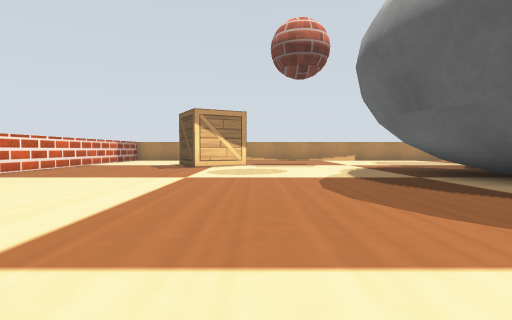
view 1 (above)

21 first-person views from a walk through a world built for the Webots simulator. The camera is 0.03 m above the floor, tilts 2° down and sees 80° across. The floor is counted in squares, 0.05 m on a side. Each view is taken from the middle of a square. On the plan, view 1 faces up. The plan holds only what a view shows up to about 9 squares ahead; the rest is blank. The robots in the file are not drawn. Webots' stock objects and surfaces are drawn as simple stand-ins.

view 2
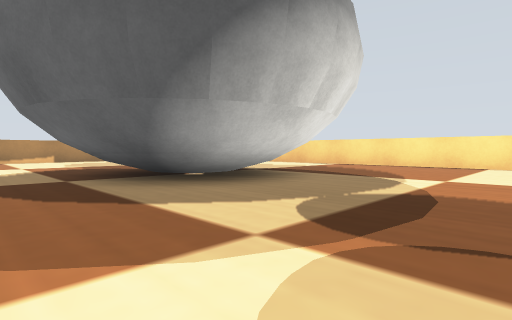

view 3
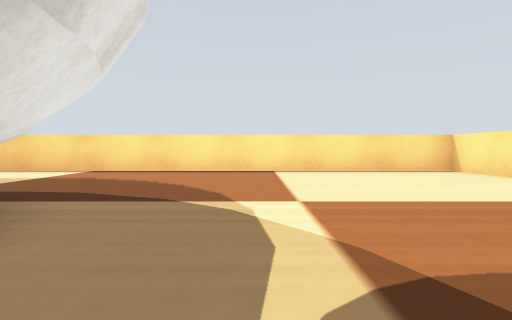

view 4
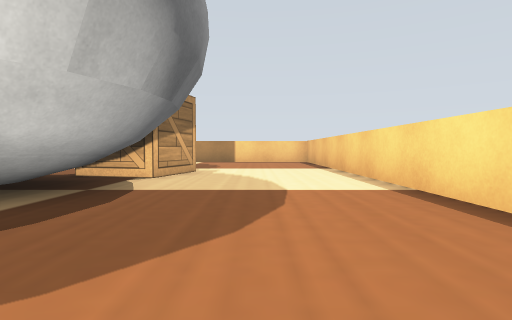

view 5
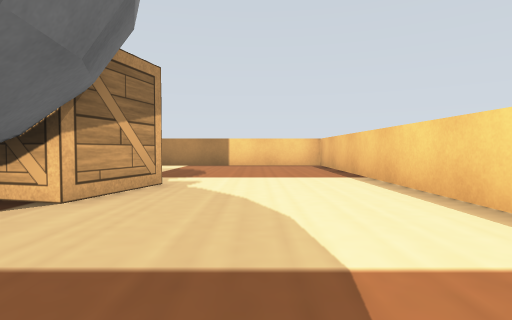

view 6
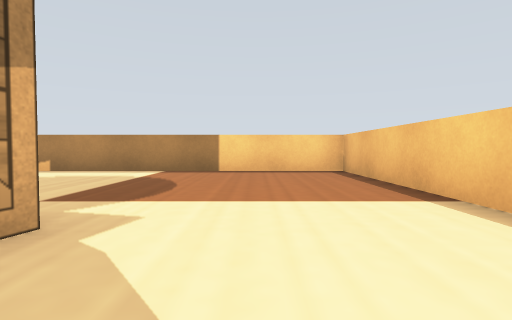

view 7
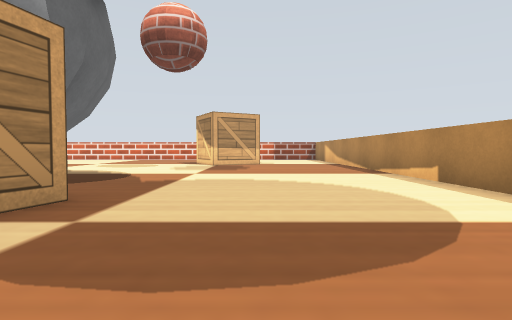

view 8
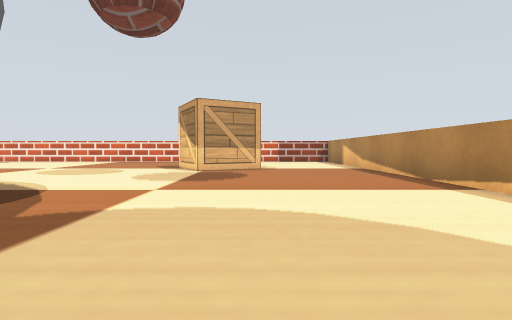

view 9
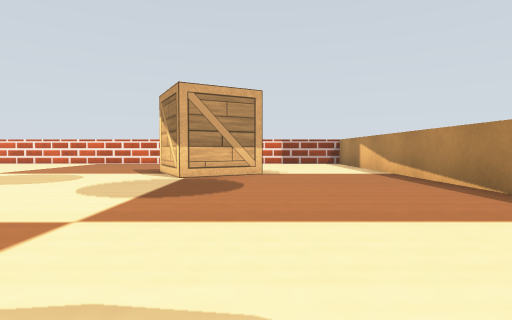

view 10
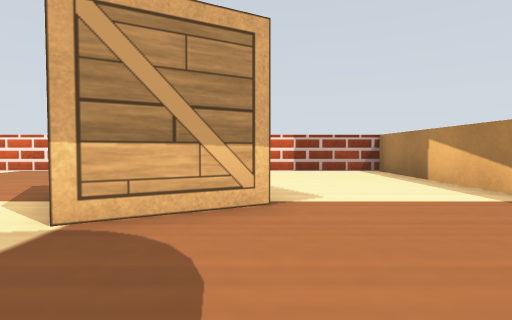

view 11
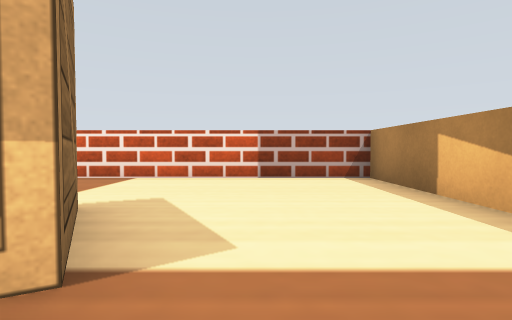

view 12
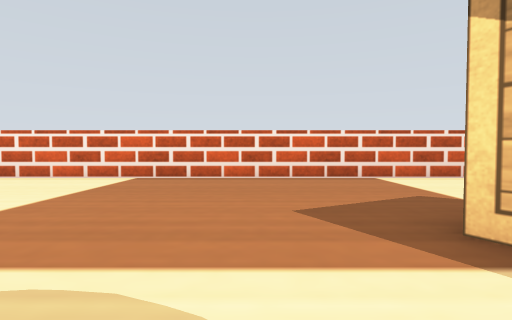

view 13
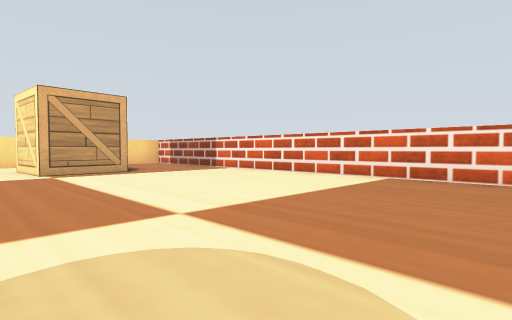

view 14
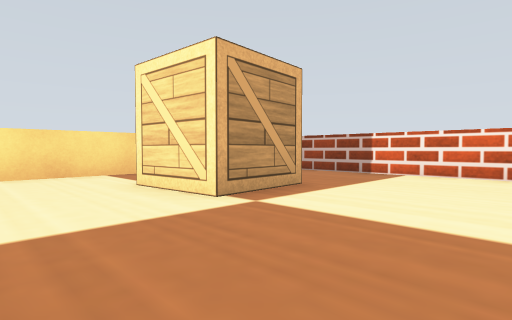

view 15
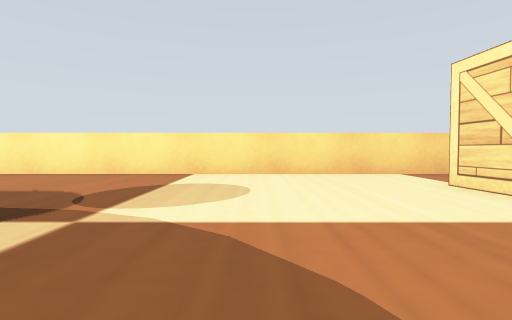

view 16
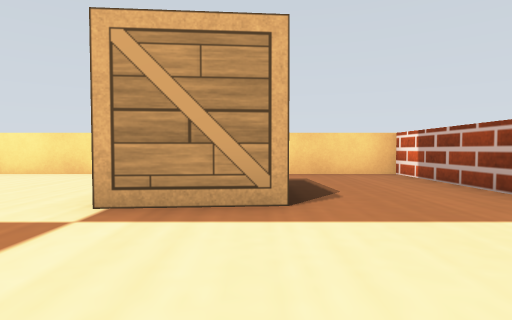

view 17
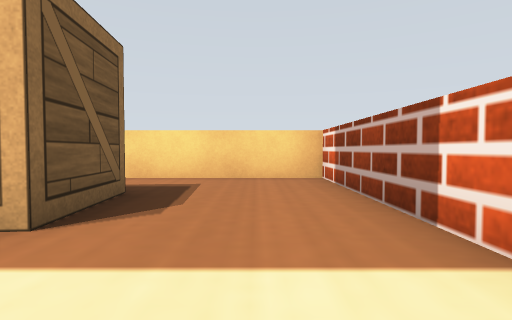

view 18
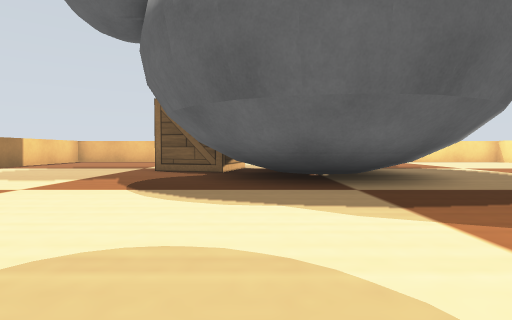

view 19
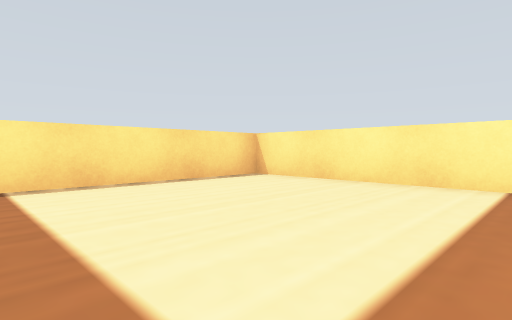

view 20
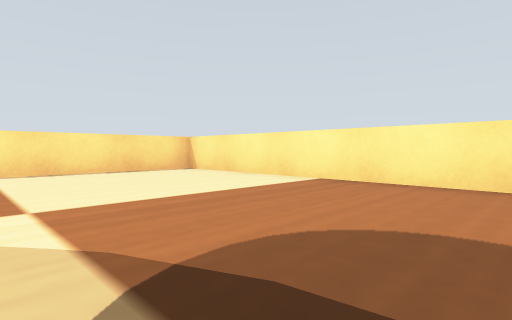

view 21
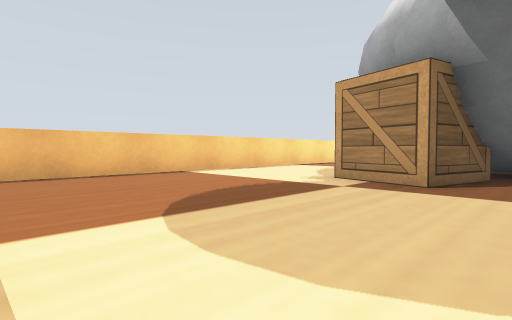

### Floor plan
Key: @ floor where view 1 was taken; # wall or solid block; . floor; C cat; B wooden box.
Columns run from 7 left of view 1 to 14 right of it. Each row starts with its distance up from view 1.
 17 ######################
 16 #....................#
 15 #....................#
 14 #....................#
 13 #....BB..............#
 12 #...B B..............#
 11 #....BB........B.....#
 10 #.............B B....#
  9 #...........CCBBB....#
  8 #..........CCCCC.....#
  7 #..........CCCCCC....#
  6 #..........CCCCCC....#
  5 #..........CCCCC.....#
  4 #...........CCCC.....#
  3 #....................#
  2 #....................#
  1 #...BBB..............#
  0 #...B B@.............#
 -1 #...B B..............#
 -2 #....................#
 -3 #....................#
 -4 ######################

Positions as (right, up) in squares from view 1, and headings:
1: (0, 0), facing up
2: (2, 0), facing up-right
3: (5, 2), facing right
4: (11, 2), facing up
5: (11, 5), facing up
6: (11, 8), facing up
7: (11, 13), facing left
8: (8, 13), facing left
9: (6, 13), facing left
10: (2, 13), facing left
11: (0, 14), facing left
12: (0, 9), facing left
13: (0, 9), facing down-left
14: (1, 4), facing down-left
15: (2, 4), facing down
16: (-3, 4), facing down
17: (-5, 3), facing down
18: (-1, 8), facing right
19: (8, 2), facing down-right
20: (5, 2), facing down-right
21: (6, 16), facing down-right
